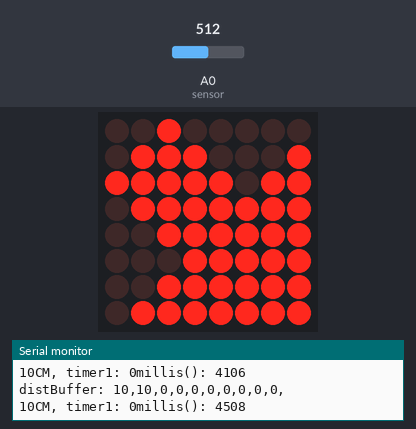
This sketch was run on a simulated ESP8266 (NodeMCU). On the bench: 8×8 LED matrix, the last lines printed to the serial monitor. The test bench sets the inputs (shaded band); at power-on: A0 (sensor) = 512. WiFi joins after 1.5 s; servers stay silent unless stated; uploads are accepted with an empty reply.

Above: at 4.4 s.
4.8 s: A0 (sensor) set to 496
At 7.52 s:
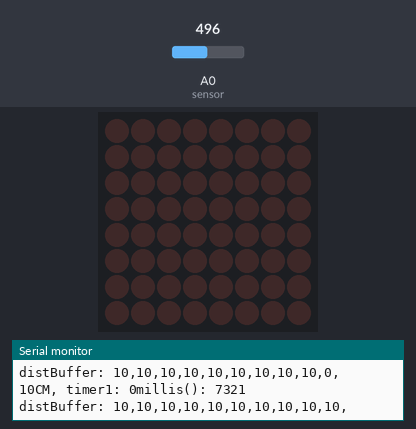
7.8 s: A0 (sensor) set to 471
At 7.8 s:
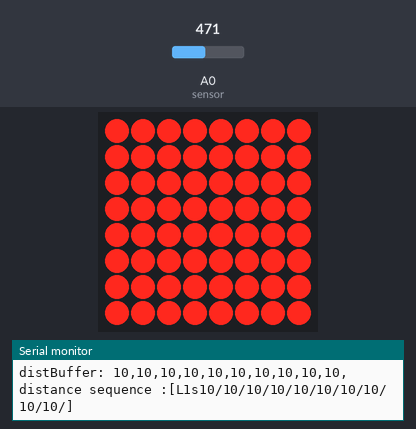
10.8 s: A0 (sensor) set to 511
13.8 s: A0 (sensor) set to 306
Timing chart, 0 to 16.4 s (numbered marks = the images above; inputs shaded):
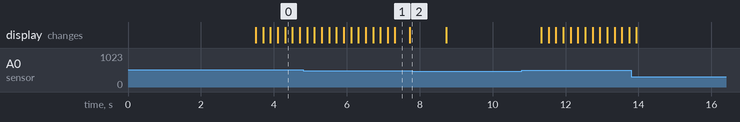

The sketch:

sharpIR_xampp_1.ino
```cpp
#include <Wire.h>
#include <ESP8266WiFi.h>
#include <ESP8266HTTPClient.h>
#include <WiFiClient.h>
#include <Arduino_JSON.h>
#include "LedControl.h"
LedControl LEDarr=LedControl(12,13,15,1); // LedControl(DIN,CLK,CS,DIVCEnum)->(D6,D7,D8)
#define sensor A0 // Sharp IR GP2Y0A21F (4-30cm, analog)
#define buffersize 10
#define detect_dist  10


void display_num(int n){
  byte num1[8] = {                                   //  4 it's anti
        0b00100000,0b01110001,0b11111011,0b01111111,
        0b00111111,0b00011111,0b00111111,0b01111111};
 byte num_all[8] = {
        0b11111111,0b11111111,0b11111111,0b11111111,
        0b11111111,0b11111111,0b11111111,0b11111111};
 byte num_some[8] = {
        0b00000000,0b00000000,0b00111100,0b00111100,
        0b00111100,0b00111100,0b00000000,0b00000000};
  switch(n){
    case 1:
     for(int j=0;j<8;j++) LEDarr.setRow(0,j,num1[j]); break;
    case 99:
     for(int j=0;j<8;j++) LEDarr.setRow(0,j,num_some[j]); break;
    case 999:
     for(int j=0;j<8;j++) LEDarr.setRow(0,j,num_all[j]); break;
  }
}

//
//const char* ssid = "SOCLAB";
//const char* password = "1004soc1004";
const char* ssid = "tien";
const char* password = "pppppppp";

String postData = "";
String payload = "";

float volts;
int dist ;
int distBuffer[buffersize] = {0};
unsigned long clrTimer = 0;
int bCount = 0;
int timer1=0;
int interval_time = 0;

unsigned long last_time = 0;
WiFiClient client;


void setup(){

  Serial.begin(115200);
  Serial.println("Initializing...");
  WiFi.begin(ssid, password);
  Serial.println("Connecting");
  while(WiFi.status() != WL_CONNECTED) {
    delay(500);
    Serial.print(".");
  }
  Serial.println("");
  Serial.print("Connected to WiFi network with IP Address: ");
  Serial.println(WiFi.localIP());

  LEDarr.shutdown(0,false);  // 關閉省電模式
  LEDarr.setIntensity(0,0);  // 設定亮度為 0 (介於0~15之間)
  LEDarr.clearDisplay(0);
  delay(2000);

}
void loop(){

  if(WiFi.status()== WL_CONNECTED) {
      display_num(1);
      HTTPClient http;  //--> Declare object of class HTTPClient.
      int httpCode;     //--> Variables for HTTP return code.
      postData = "ID=1";
      volts = analogRead(sensor)*0.0048828125;  // value from sensor * (5/1024)

      dist = 29.988 * pow(volts, -1.173); // 10cm-80cm, 1080
//      dist = 12.08 * pow(volts , -1.058);// 4cm-30cm,430
//      dist =  60.374 * pow(volts , -1.16);// 20cm-150cm,20150
      Serial.print(dist); Serial.print("CM, ");


      postData += "&DISTANCE_1=" + String(dist);
      payload = "";
      http.begin("http://140.120.14.51/device/update_1.php");  //--> Specify request destination
      http.addHeader("Content-Type", "application/x-www-form-urlencoded");        //--> Specify content-type header
      httpCode = http.POST(postData); //--> Send the request
      payload = http.getString();     //--> Get the response payload
      postData = "";

//      if (dist <=5) display_num(999);
//      else display_num(1);
      http.end();
      Serial.print("timer1: ");
      Serial.print(timer1);
      Serial.print("millis(): ");
      Serial.println(millis());
//      if (millis()-last_time >= 20){
      if(dist <= detect_dist){
        distBuffer[bCount] = dist;
        bCount++;
        if(bCount == 2) interval_time = millis() - timer1;
        LEDarr.clearDisplay(0);
        clrTimer = millis();
        last_time = millis();
      }
//      }
      if(millis()> clrTimer + 2000){
        bCount =0;
      }
      String stmp="";
      for(int i=0; i< buffersize; i++){
          stmp += distBuffer[i];
//          Serial.print(distBuffer[i]);Serial.print(", ");
          stmp += ',';
      }

        Serial.print("distBuffer: ");
        Serial.println(stmp);

        postData = "ID=1";
        payload = "";
        http.begin("http://140.120.14.51/device/getdata.php");
        http.addHeader("Content-Type", "application/x-www-form-urlencoded");
        httpCode = http.POST(postData);
        payload = http.getString();
//        Serial.print("payload  : ");
//        Serial.println(payload);
        http.end();
        JSONVar myObject = JSON.parse(payload);

        if(int(myObject["flag2"])) {
          timer1 = millis();

          postData = "FLAG2=0";
          http.begin("http://140.120.14.51/device/update_flag2.php");  //--> Specify request destination
          http.addHeader("Content-Type", "application/x-www-form-urlencoded");        //--> Specify content-type header
          httpCode = http.POST(postData); //--> Send the request
          payload = http.getString();     //--> Get the response payload
          http.end();
          postData = "";
        }

      if(bCount == buffersize){
        String s = "L1s";
        Serial.print("\ndistance sequence :[");
        for(int i=0; i< buffersize; i++){
          s += distBuffer[i];
//          Serial.print(distBuffer[i]);Serial.print(", ");
          s += '/';
        }
        bCount =0;
        Serial.print(s);
        Serial.println(']');
        String userlog = myObject["user_log"];
        userlog += "t";
        userlog += interval_time;
        userlog += s;
        userlog += ',';
        http.begin("http://140.120.14.51/device/update_userLog.php");
        http.addHeader("Content-Type", "application/x-www-form-urlencoded");
        httpCode = http.POST("USER_LOG="+userlog);
        http.end();

        LEDarr.clearDisplay(0);
        display_num(999);
        delay(1000);

      }

  }
}
```

Measured:
- the behaviour switches between 482 and 481 on A0 (sensor) (found by bisection; images 1 and 2)
- what the display in image 1 shows lasts 0.4 s, from 7.3 s to 7.7 s
